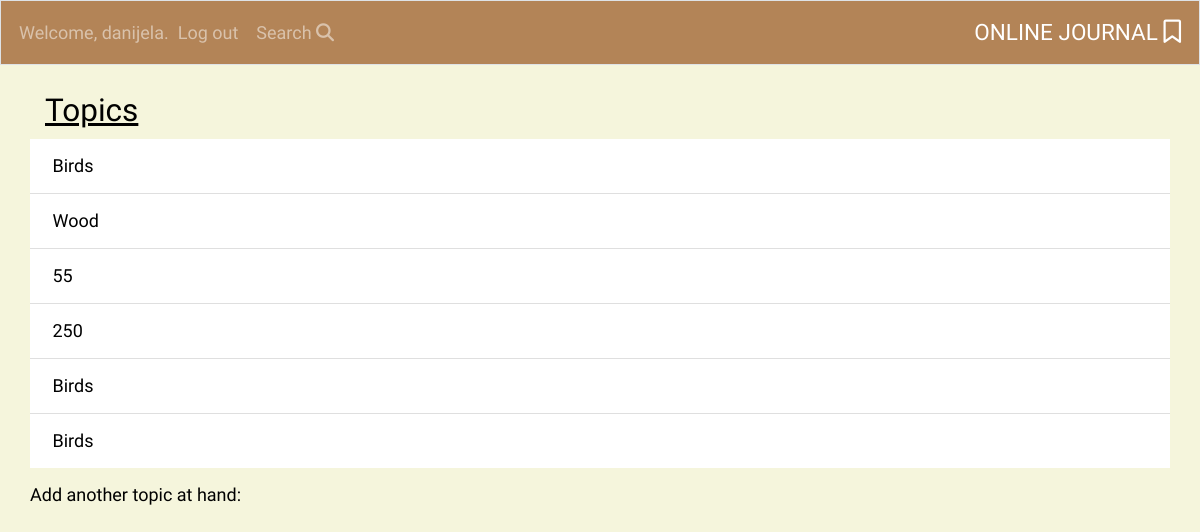
Page /topics/ (signed in) on the earlier database version.
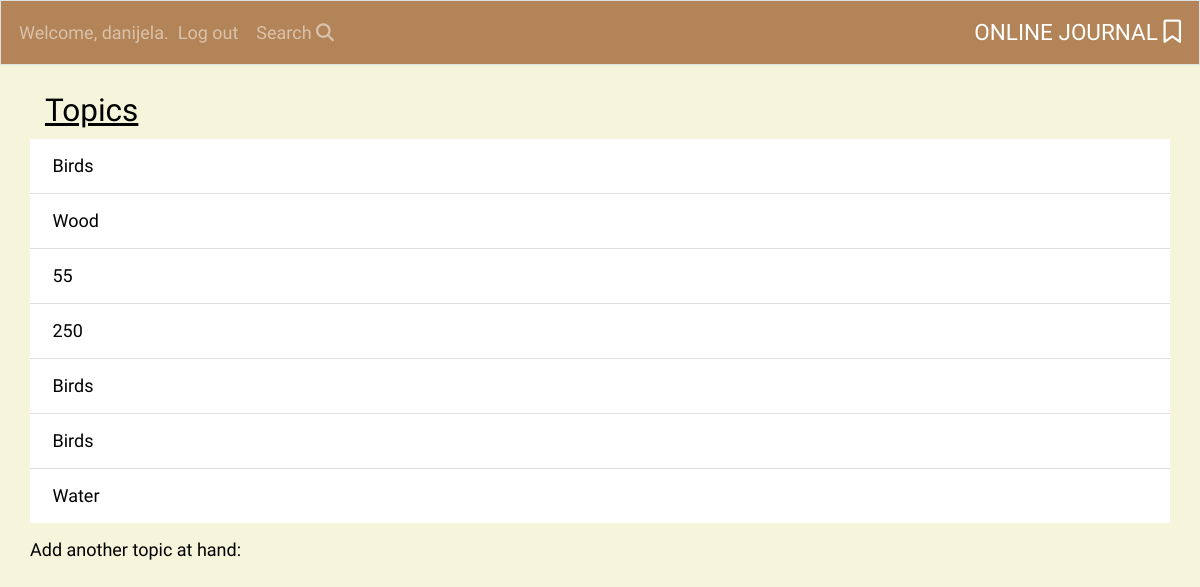
Same page on the later database version.
### learning_logs/models.py (models this page shows)
class Topic(models.Model):
    text = models.CharField(max_length=200)
    date_added = models.DateTimeField(auto_now_add=True)
    def __str__(self):
        return self.text

### learning_logs/views.py (the view)
# urls.py: path('topics/', views.topics, name='topics'),
@login_required
def topics(request):
    topics = Topic.objects.order_by('date_added')
    context = {'topics': topics}
    return render(request, 'learning_logs/topics.html', context)

### learning_logs/templates/learning_logs/topics.html
{% extends "learning_logs/base.html" %}
{% block page_header %}
<h3 class="topic-on-hand">Topics</h3>
{% endblock page_header %}
{% block content %}
<ul class="topics-list list-group list-group-flush">
    {% for topic in topics %}
    <li  class="list-group-item">
        <a href="{% url 'learning_logs:topic' topic.id %}">{{ topic }}</a>
    </li>
    {% empty %}
    <li  class="list-group-item" >There are no entries yet.</li>
    {% endfor %}
</ul>
<h2><a class="add-topic" href="{% url 'learning_logs:new_topic' %}">Add another topic at hand:</a></h2>
{% endblock content %}

### learning_logs/templates/learning_logs/base.html (shortened to what this page needs)
<!DOCTYPE html>
{% load bootstrap4 %}
{% load static %}
<html lang="en">
<head>
  {% block css %}
  <link rel="stylesheet" href="https://cdn.jsdelivr.net/npm/bootstrap@4.6.2/dist/css/bootstrap.min.css"
>
  {% endblock %}
  <link rel="stylesheet" href='{% static "css/styles.css" %}' type="text/css" />
</head>
<body>
  <nav class="navbar navbar-expand-md mb-4 border navbar-dark">
    <div class="collapse navbar-collapse" id="navbarTogglerDemo01">
      <ul class="navbar-nav">
        {% if user.is_authenticated %}
        <li class="nav-item">
          <span class="navbar-text">Welcome, {{ user.username }}.</span>
        </li>
        <li class="nav-item">
          <a class="nav-link" href="{% url 'users:logout' %}">Log out</a>
        </li>
        {% else %}
        <li class="nav-item">
          <a class="nav-link" href="{% url 'users:login' %}">Log in</a></li>
        </li>
        <li class="nav-item">
          <a class="nav-link" href="{% url 'users:register' %}">Register</a>
        {% endif %}
      </ul>
      <ul class="navbar-nav">
        <li class="nav-item">
          <a class="nav-link" href="{% url 'learning_logs:topics'%}">
            Search <i class="fa-solid fa-magnifying-glass"></i></a></li>
      </ul>
    </div>
    <a class="navbar-brand mx-auto" href="{% url 'learning_logs:index'%}">
      Online Journal <i class="bookmark fa-regular fa-bookmark"></i></a>
  </nav>
  <main role="main" class="container">
    <div class="container-md">
      {% block page_header %} {% endblock page_header %}
    </div>
    <div>
      {% block content %} {% endblock content%}
    </div>
  </main>
</body>
</html>

### learning_logs/static/css/styles.css (style rules this page uses)
* { font-family: 'Sura', sans-serif; font-size: large; }
body { background-color: beige; }
.navbar { background-color:rgba(158, 94, 42, 0.747); }
.navbar-brand { color: rgb(255 255 255); text-transform: uppercase; }
.bookmark { font-size: 1.3rem; }
.nav-item, .nav-link { color: rgb(255 255 255); }
.list-group-item a { color: black; }
.topic-on-hand { text-decoration: underline; color: black; }
main.container { padding: 0; }
.add-topic { color: black; }

Differences in the rows shown:
added Topic: text "Water"
